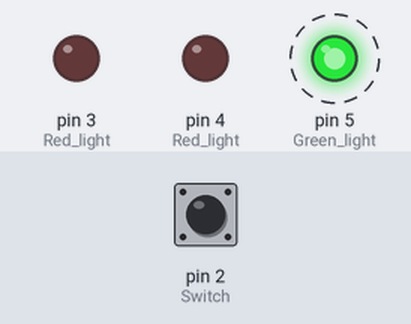
The sketch below on a simulated Arduino Uno, built with avr-gcc and run on an emulated ATmega328P. On the bench: output pins drawn as LEDs (lit = HIGH). Dashed ring = blinking. Inputs (shaded band) come from the test bench; at power-on: pin 2 (Switch) HIGH.

Above: at 4.85 s.
4.9 s: pin 2 (Switch) pulled LOW for 2.35 s
At 5.15 s:
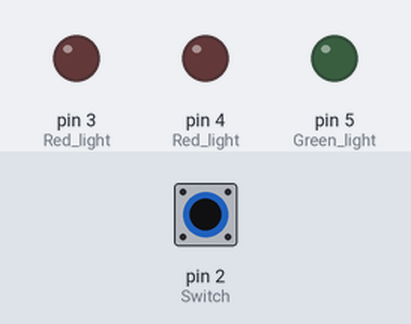
At 6.7 s:
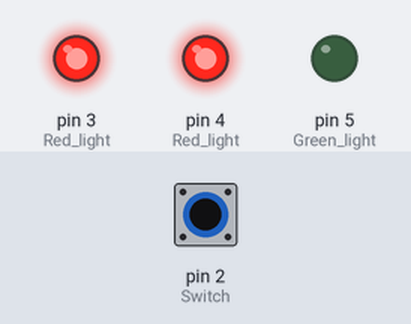
Timing chart, 0 to 14.7 s (numbered marks = the images above; inputs shaded):
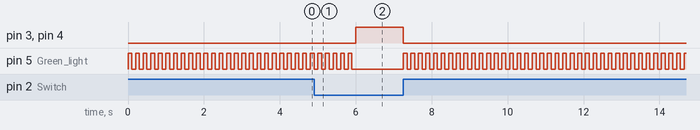

Measured:
- after the input at 4.9 s, pin 3 (Red_light), pin 4 (Red_light): LOW → HIGH after 1.1 s, → LOW 1.2 s later

The sketch:

DigitalPins.ino
```cpp
int switchState = 0;

void setup() {
  // put your setup code here, to run once:
  pinMode(2, INPUT); // Switch
  pinMode(3, OUTPUT); // Red light
  pinMode(4, OUTPUT); // Red light
  pinMode(5, OUTPUT); // Green light
}

void loop() {
  // put your main code here, to run repeatedly:

  switchState = digitalRead(2);
  if (switchState == LOW) {
    digitalWrite(3, HIGH);
    digitalWrite(4, HIGH);
    digitalWrite(5, LOW);
  } else {
    digitalWrite(3, LOW);
    digitalWrite(4, LOW);

    for (int i=0; i<10; i++) {
      digitalWrite(5, HIGH);
      delay(100);
      digitalWrite(5, LOW);
      delay(100);
    }
  }
}
```
